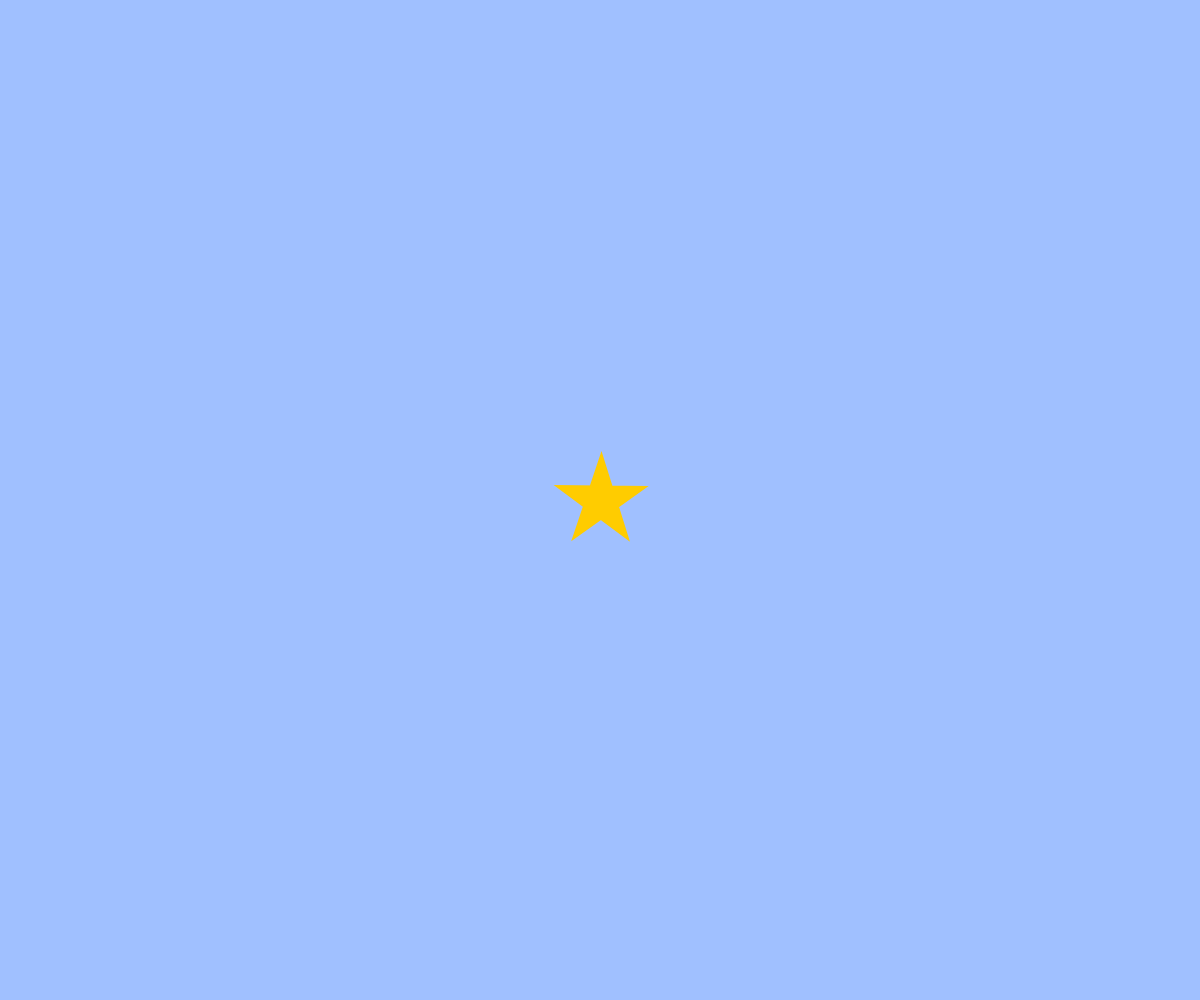
Frame 1 (no input)
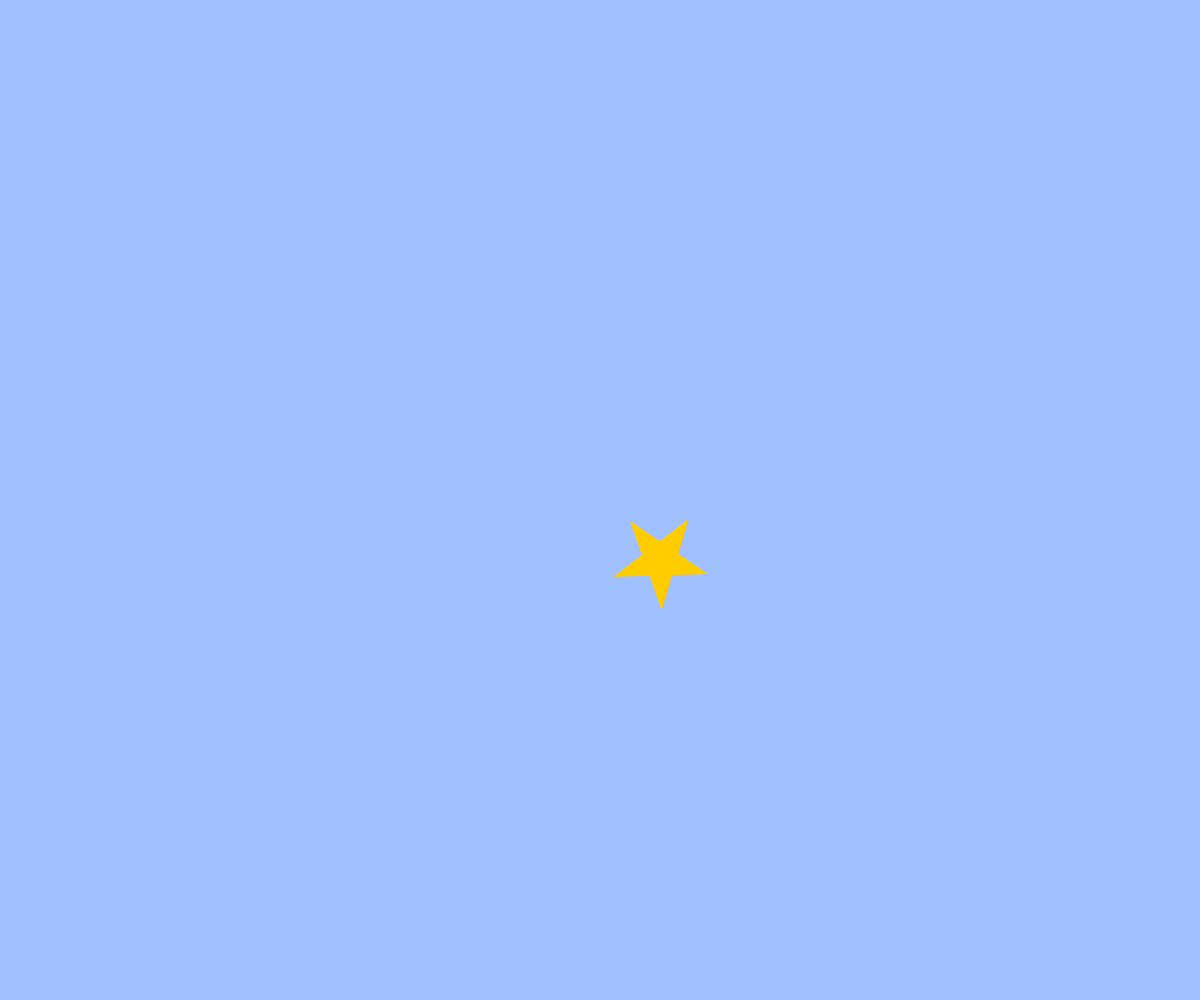
Frame 60 (no input)
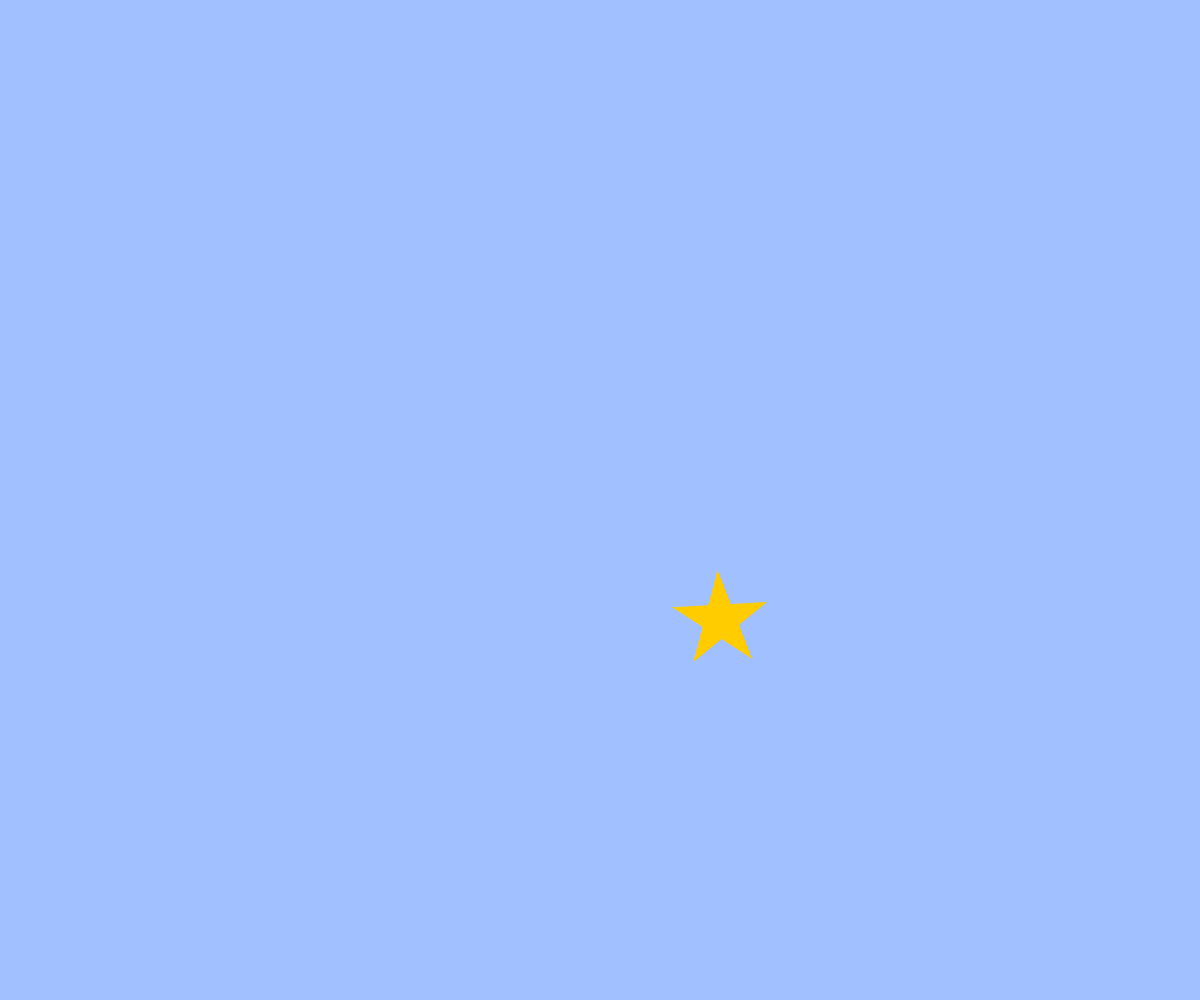
Frame 120 (the mouse pressed at the canvas centre since frame 60)

The p5.js sketch that drew these frames (run headless with seeded random() and noise() and a simulated clock; from frame 60 on, the mouse is pressed at the canvas centre):

// p5.js sketch
// ── sketch.js
// テキスト「アニメーション」
let x, y, vx, vy, angle;

function setup(){
  createCanvas(windowWidth, windowHeight);
  x = width / 2;
  y = height / 2;
  vx = 8;
  vy = 8;
  angle = 0;
}

function draw(){
  background(160, 192, 255);
  noStroke();
  fill(255, 204, 0);
  // translate(width / 2, height / 2);
    // 矩形のセンターが(0, 0)と重なる位置に矩形を描画
  angle += 0.01;
  x += 1
  y += 1
  star(x, y, 50, angle);
  // BLANK[2] (hint: 作った star 関数を使います)
  // // 端の処理パターン (1) 反対側から出てくる
  if(x > width){ x = 0; }
  else if(x < 0){ x = width; }
  if(y > height){ y = 0; }
  if(y < 0){ y = height; }
}

function star(cx, cy, r, angle){
  beginShape();
  for(var i = 0; i < 5; i++){
    var theta = TWO_PI * i * 2 / 5 - HALF_PI + angle;
    // BLANK[1] (hint: angle 分だけ星を回転させるには？)
    var x = cx + cos(theta) * r;
    var y = cy + sin(theta) * r;
    vertex(x, y);
  }
  endShape(CLOSE);
}

function windowResized(){
  resizeCanvas(windowWidth, windowHeight);
}

function mouseClicked(){
  x = mouseX;
  y = mouseY;
}
